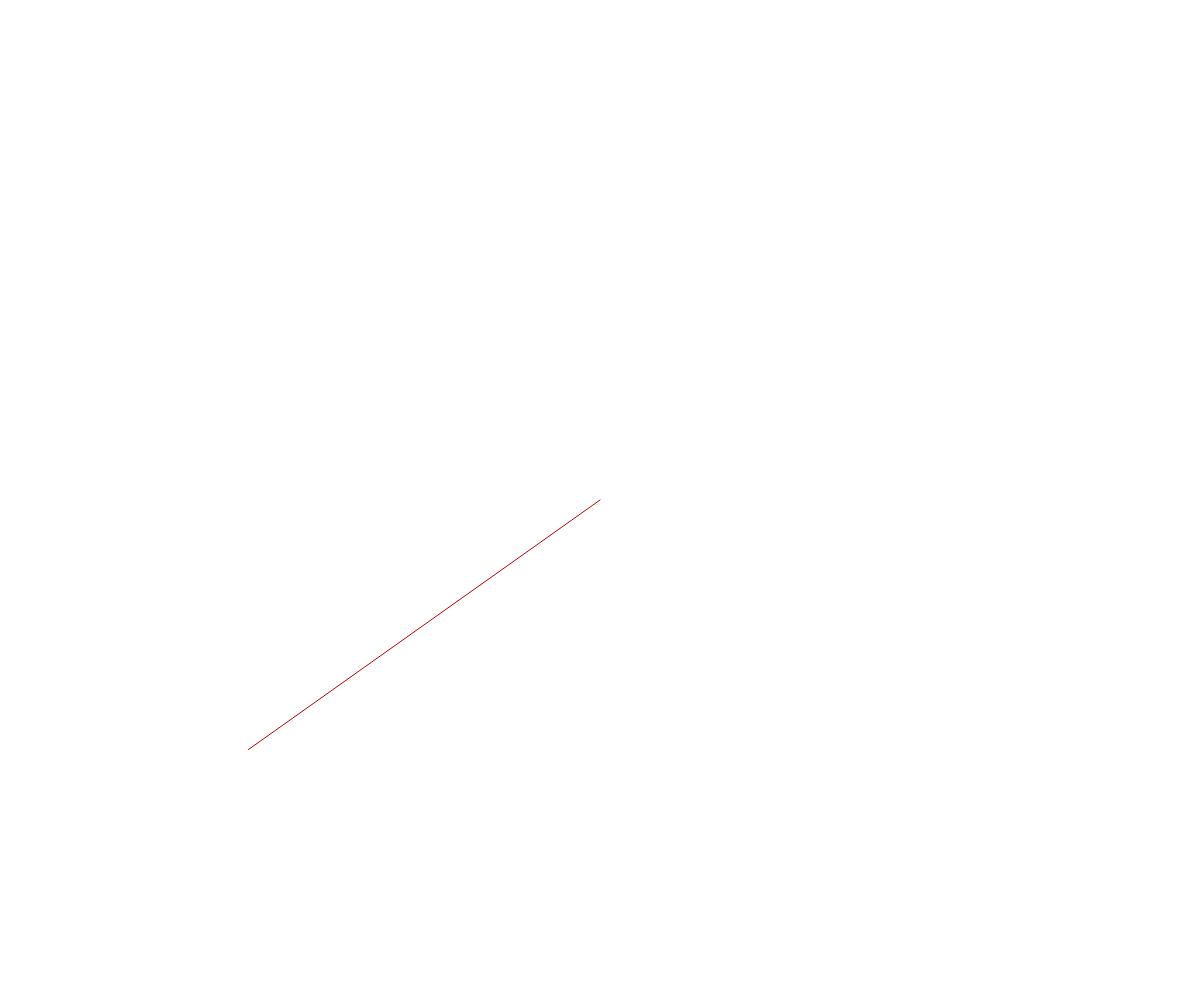
Frame 1 (no input)
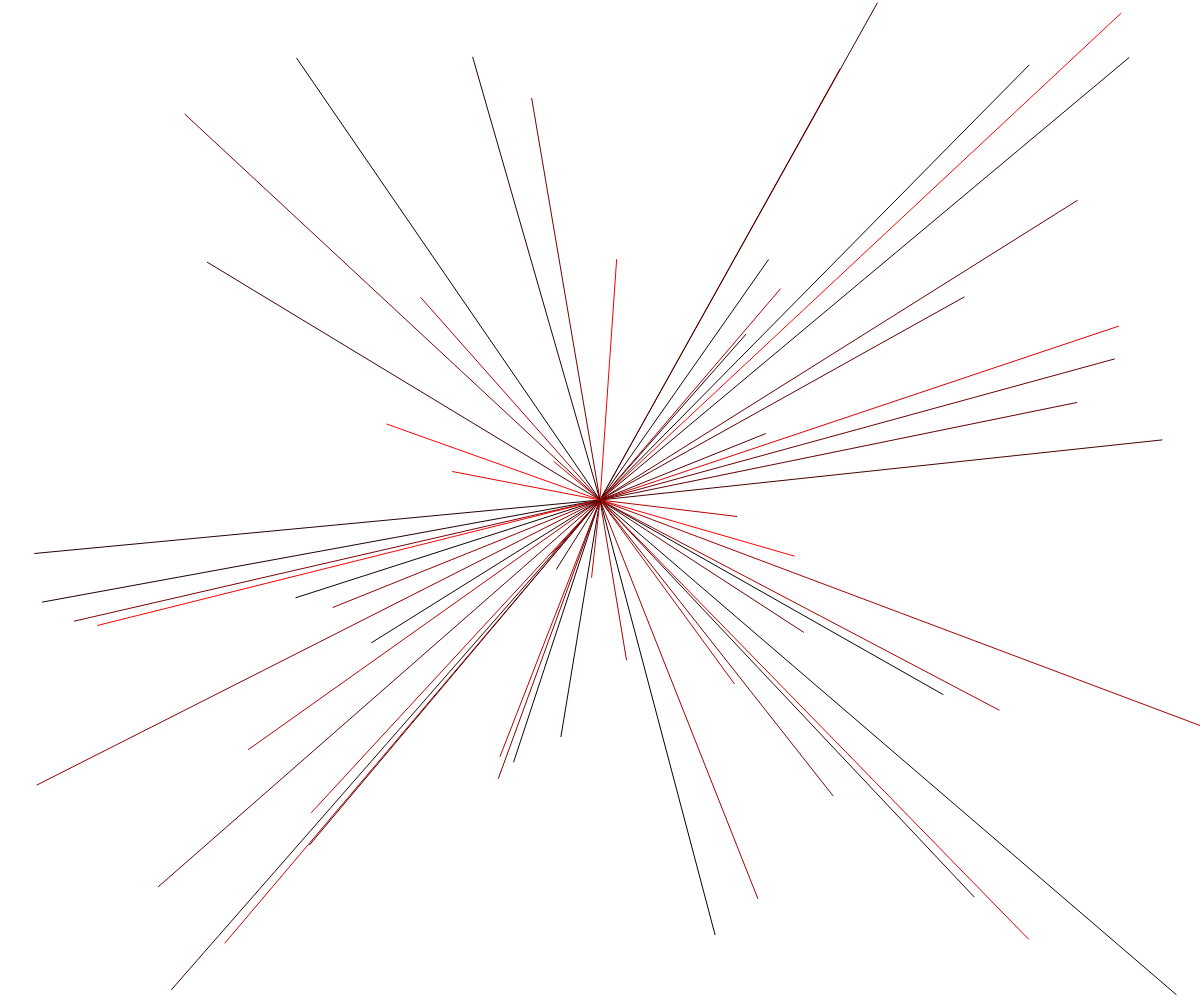
Frame 60 (no input)
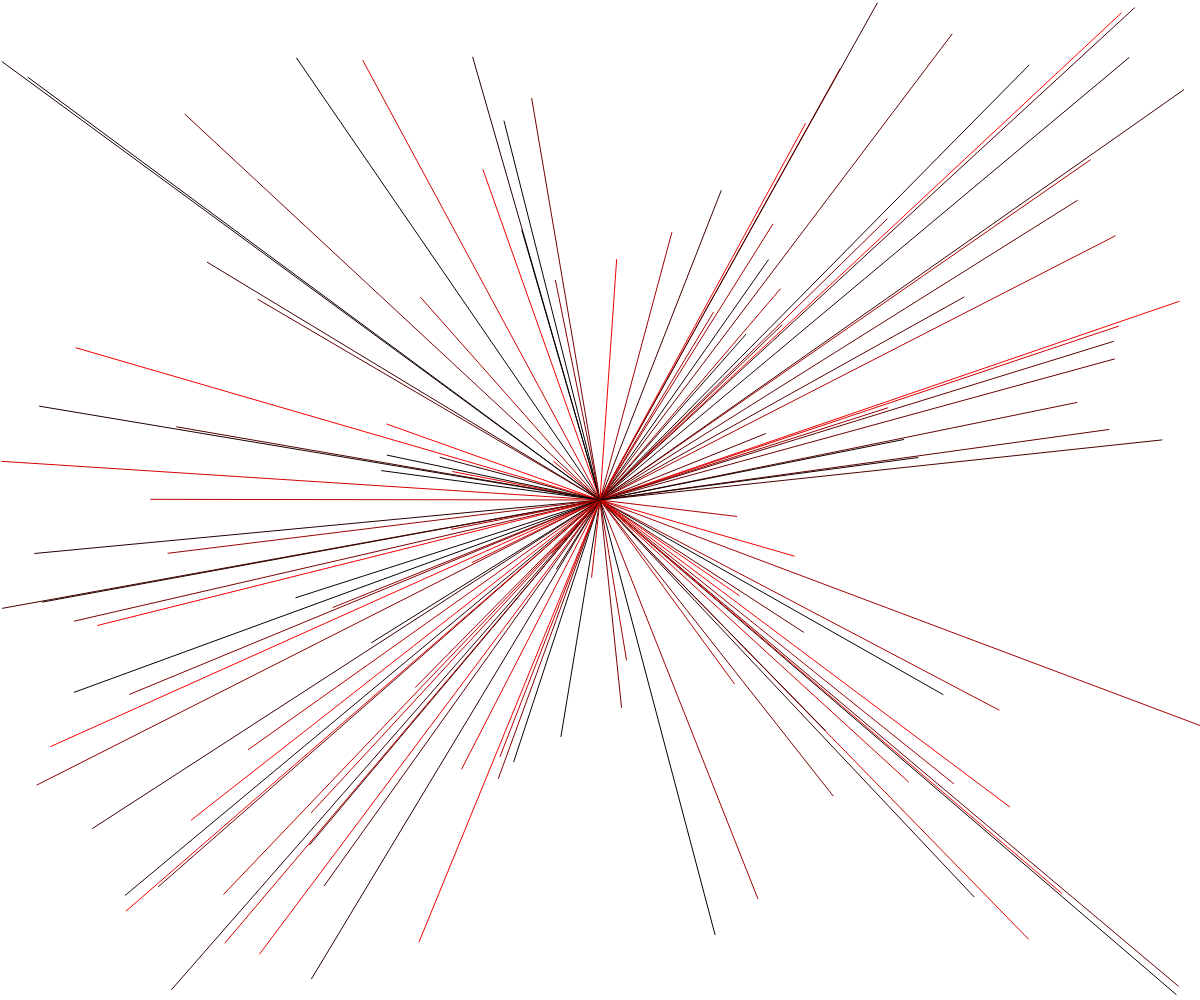
Frame 120 (the mouse pressed at the canvas centre since frame 60)

The p5.js sketch that drew these frames (run headless with seeded random() and noise() and a simulated clock; from frame 60 on, the mouse is pressed at the canvas centre):

// p5.js sketch
// ── sketch.js
function setup() {
  createCanvas(window.innerWidth, window.innerHeight);
}

function draw() {
  stroke(random(255), 0, 0); // RGB colors
  line(width / 2, height / 2, random(width), random(height));
}
